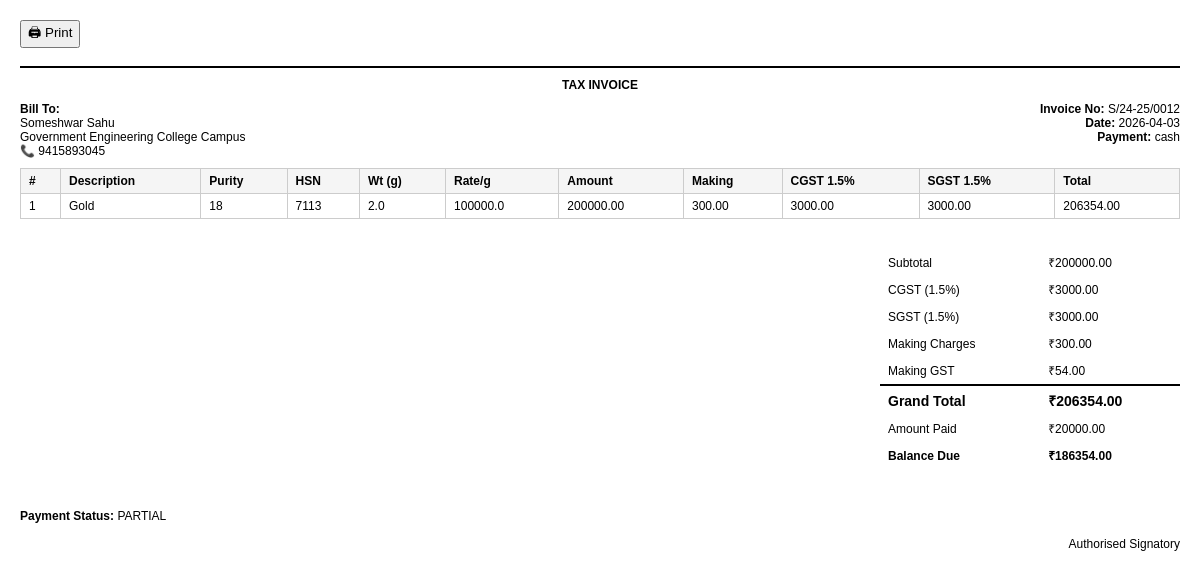
The page /invoices/12/print on the database its author committed.
### app/models/invoices.py (models this page shows)
class Invoice(SQLModel, table=True):
    __tablename__ = "invoices"
    id: Optional[int] = Field(default=None, primary_key=True)
    invoice_number: str = Field(index=True)
    invoice_type: str
    bill_category: str = "cash"
    party_id: Optional[int] = Field(default=None, foreign_key="parties.id")
    financial_year_id: Optional[int] = Field(default=None, foreign_key="financial_years.id")
    invoice_date: date = Field(index=True)
    due_date: Optional[date] = None
    credit_due_date: Optional[date] = None
    place_of_supply: Optional[str] = "Uttar Pradesh"
    supply_type: str = "intrastate"
    party_gstin: Optional[str] = None
    subtotal: float = 0.0
    total_cgst: float = 0.0
    total_sgst: float = 0.0
    total_igst: float = 0.0
    total_making_charges: float = 0.0
    making_cgst: float = 0.0
    making_sgst: float = 0.0
    old_gold_value: float = 0.0
    discount: float = 0.0
    round_off: float = 0.0
    grand_total: float = 0.0
    amount_paid: float = 0.0
    amount_due: float = 0.0
    payment_mode: Optional[str] = None
    payment_status: str = "unpaid"
    gst_status: str = "pending_review"
    version_number: int = 1
    is_cancelled: bool = False
    cancelled_at: Optional[datetime] = None
    cancelled_reason: Optional[str] = None
    ref_invoice_id: Optional[int] = Field(default=None, foreign_key="invoices.id")
    notes: Optional[str] = None
    created_at: datetime = Field(default_factory=datetime.utcnow)
    updated_at: datetime = Field(default_factory=datetime.utcnow)

class InvoiceItem(SQLModel, table=True):
    __tablename__ = "invoice_items"
    id: Optional[int] = Field(default=None, primary_key=True)
    invoice_id: int = Field(foreign_key="invoices.id")
    product_id: Optional[int] = Field(default=None, foreign_key="products.id")
    item_name: str
    hsn_code: str = "7113"
    purity: Optional[str] = None
    huid: Optional[str] = None
    weight_grams: Optional[float] = None
    rate_per_gram: Optional[float] = None
    quantity: float = 1.0
    unit: str = "grams"
    amount: float = 0.0
    making_charges: Optional[float] = None
    making_gst_rate: float = 18.0
    making_cgst: float = 0.0
    making_sgst: float = 0.0
    gst_rate: float = 3.0
    cgst_amount: float = 0.0
    sgst_amount: float = 0.0
    igst_amount: float = 0.0
    line_total: float = 0.0
    sort_order: int = 0
    description: Optional[str] = None

### app/models/parties.py (models this page shows)
class Party(SQLModel, table=True):
    __tablename__ = "parties"
    id: Optional[int] = Field(default=None, primary_key=True)
    type: str                           # customer / supplier / both
    name: str = Field(index=True)
    phone: Optional[str] = Field(default=None, index=True)
    email: Optional[str] = None
    address: Optional[str] = None
    city: Optional[str] = None
    state: Optional[str] = None
    state_code: Optional[str] = None
    gstin: Optional[str] = None
    gstin_verified: bool = False
    gstin_status: Optional[str] = None  # active / cancelled / pending
    business_type: Optional[str] = None # fixed typo: bussiness -> business
    credit_limit: Optional[float] = None
    credit_days: Optional[int] = None
    opening_balance: Optional[float] = None
    opening_balance_type: Optional[str] = None  # debit / credit
    notes: Optional[str] = None
    created_at: datetime = Field(default_factory=datetime.utcnow)

### app/routers/invoices.py (the view)
@router.get("/{invoice_id}/print", response_class=HTMLResponse)
def print_bill(invoice_id: int, request: Request, session: Session = Depends(get_session)):
    invoice = session.get(Invoice, invoice_id)
    if not invoice:
        raise HTTPException(status_code=404, detail="Bill not found")
    items = session.exec(
        select(InvoiceItem).where(InvoiceItem.invoice_id == invoice_id).order_by(InvoiceItem.sort_order)
    ).all()
    party = session.get(Party, invoice.party_id) if invoice.party_id else None
    from app.models.shop import ShopSettings
    shop  = session.exec(select(ShopSettings)).first()
    return templates.TemplateResponse(
        request=request, name="invoices/bill_print.html",
        context={"invoice": invoice, "items": items, "party": party, "shop": shop}
    )

### app/templates/invoices/bill_print.html (shortened to what this page needs)
<!DOCTYPE html>
<html>
<head>
</head>
<body>
    <button class="no-print" onclick="window.print()" style="margin-bottom:10px">🖨 Print</button>
    <div class="shop-header">
    </div>
    <div style="text-align:center; font-weight:bold; margin: 8px 0;">
        {{ "TAX INVOICE" if invoice.invoice_type == "sale" else "PURCHASE BILL" }}
    </div>
    <div class="bill-meta">
        <div>
            <strong>Bill To:</strong><br>
            {% if party %}
            {{ party.name }}<br>
            {% if party.address %}{{ party.address }}<br>{% endif %}
            {% if party.phone %}📞 {{ party.phone }}<br>{% endif %}
            {% else %}
            Walk-in Customer
            {% endif %}
        </div>
        <div style="text-align:right">
            <strong>Invoice No:</strong> {{ invoice.invoice_number }}<br>
            <strong>Date:</strong> {{ invoice.invoice_date }}<br>
            <strong>Payment:</strong> {{ invoice.payment_mode or "—" | upper }}
        </div>
    </div>
    <table>
        <thead>
            <tr>
                <th>#</th>
                <th>Description</th>
                <th>Purity</th>
                <th>HSN</th>
                <th>Wt (g)</th>
                <th>Rate/g</th>
                <th>Amount</th>
                <th>Making</th>
                <th>CGST 1.5%</th>
                <th>SGST 1.5%</th>
                <th>Total</th>
            </tr>
        </thead>
        <tbody>
            {% for item in items %}
            <tr>
                <td>{{ loop.index }}</td>
                <td>{{ item.item_name }}{% if item.huid %}<br><small>HUID: {{ item.huid }}</small>{% endif %}</td>
                <td>{{ item.purity or "" }}</td>
                <td>{{ item.hsn_code }}</td>
                <td>{{ item.weight_grams or "" }}</td>
                <td>{{ item.rate_per_gram or "" }}</td>
                <td>{{ "%.2f" | format(item.amount) }}</td>
                <td>{{ "%.2f" | format(item.making_charges or 0) }}</td>
                <td>{{ "%.2f" | format(item.cgst_amount) }}</td>
                <td>{{ "%.2f" | format(item.sgst_amount) }}</td>
                <td>{{ "%.2f" | format(item.line_total) }}</td>
            </tr>
            {% endfor %}
        </tbody>
    </table>
    <div class="totals">
        <table>
            <tr>
                <td>Subtotal</td>
                <td>₹{{ "%.2f" | format(invoice.subtotal) }}</td>
            </tr>
            <tr>
                <td>CGST (1.5%)</td>
                <td>₹{{ "%.2f" | format(invoice.total_cgst) }}</td>
            </tr>
            <tr>
                <td>SGST (1.5%)</td>
                <td>₹{{ "%.2f" | format(invoice.total_sgst) }}</td>
            </tr>
            {% if invoice.total_making_charges %}
            <tr>
                <td>Making Charges</td>
                <td>₹{{ "%.2f" | format(invoice.total_making_charges) }}</td>
            </tr>
            <tr>
                <td>Making GST</td>
                <td>₹{{ "%.2f" | format(invoice.making_cgst + invoice.making_sgst) }}</td>
            </tr>
            {% endif %}
            <tr class="grand-total">
                <td>Grand Total</td>
                <td>₹{{ "%.2f" | format(invoice.grand_total) }}</td>
            </tr>
            <tr>
                <td>Amount Paid</td>
                <td>₹{{ "%.2f" | format(invoice.amount_paid) }}</td>
            </tr>
            <tr>
                <td><strong>Balance Due</strong></td>
                <td><strong>₹{{ "%.2f" | format(invoice.amount_due) }}</strong></td>
            </tr>
        </table>
    </div>
    <div class="footer">
        <div>
            <strong>Payment Status:</strong>
            {{ invoice.payment_status | upper }}
        </div>
        <div style="text-align:right">
            <br><br>
            Authorised Signatory
        </div>
    </div>
</body>
</html>

### app/templates/invoices/bill_print.html (style rules this page uses)
body { font-family: Arial, sans-serif; font-size: 12px; margin: 20px; }
.shop-header { text-align: center; border-bottom: 2px solid #000; padding-bottom: 8px; margin-bottom: 10px; }
.bill-meta { display: flex; justify-content: space-between; margin: 10px 0; }
table { width: 100%; border-collapse: collapse; margin: 10px 0; }
th, td { border: 1px solid #ccc; padding: 5px 8px; text-align: left; }
th { background: #f5f5f5; font-weight: bold; }
.totals { float: right; width: 300px; margin-top: 10px; }
.totals table td { border: none; }
.grand-total { font-weight: bold; font-size: 14px; border-top: 2px solid #000; }
.footer { margin-top: 30px; display: flex; justify-content: space-between; }

### rows shown on the page
Invoice: invoice_type "TAX INVOICE", invoice_number "S/24-25/0012", invoice_date "2026-04-03", payment_mode "cash", subtotal "200000.00", total_cgst "3000.00", total_sgst "3000.00", total_making_charges "300.00", invoice.making_cgst+invoice.making_sgst "54.00", grand_total "206354.00", amount_paid "20000.00", amount_due "186354.00", payment_status "PARTIAL"
Party: name "Someshwar Sahu", address "Government Engineering College Campus", phone "9415893045"
InvoiceItem: item_name "Gold", purity "18", hsn_code "7113", weight_grams "2.0", rate_per_gram "100000.0", amount "200000.00", making_charges "300.00", cgst_amount "3000.00", sgst_amount "3000.00", line_total "206354.00"
